Frame 1 (no input): blank canvas, image omitted
Frame 60 (the mouse pressed at the canvas centre just before this capture): blank canvas, image omitted
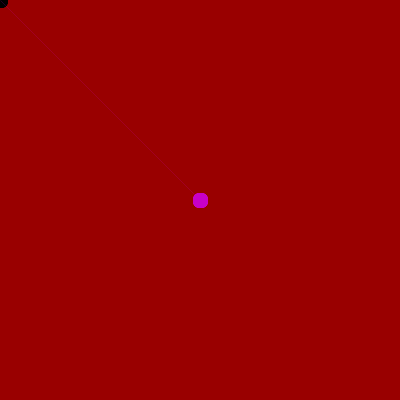
Frame 120 (the mouse held since frame 60 and released just before this capture)

The Processing sketch whose frames 1 and 60 were blank and that drew this single picture after the mouse press (run headless with seeded random() and noise(); from frame 60 on, the mouse is pressed at the canvas centre):

// Processing sketch: processing_38396
// ── processing_38396.pde

void setup(){
  size(400,400);
  smooth();
  background(#990000);
  frameRate(30);
}
void draw(){ 
stroke(mouseX, 0 , mouseY);
float distance = dist(pmouseX,pmouseY,mouseX,mouseY);
float maxStroke = 15;
strokeWeight(maxStroke-constrain(distance,0,maxStroke));
line(pmouseX, pmouseY, mouseX, mouseY);
}
void mouseClicked(){
  rectMode(CENTER); fill(mouseY,#66FFFF, mouseX); noStroke();
rect(mouseX, mouseY,#FFFF00,#FF33FF );
}

void keyPressed(){ 
background(0); }
  
